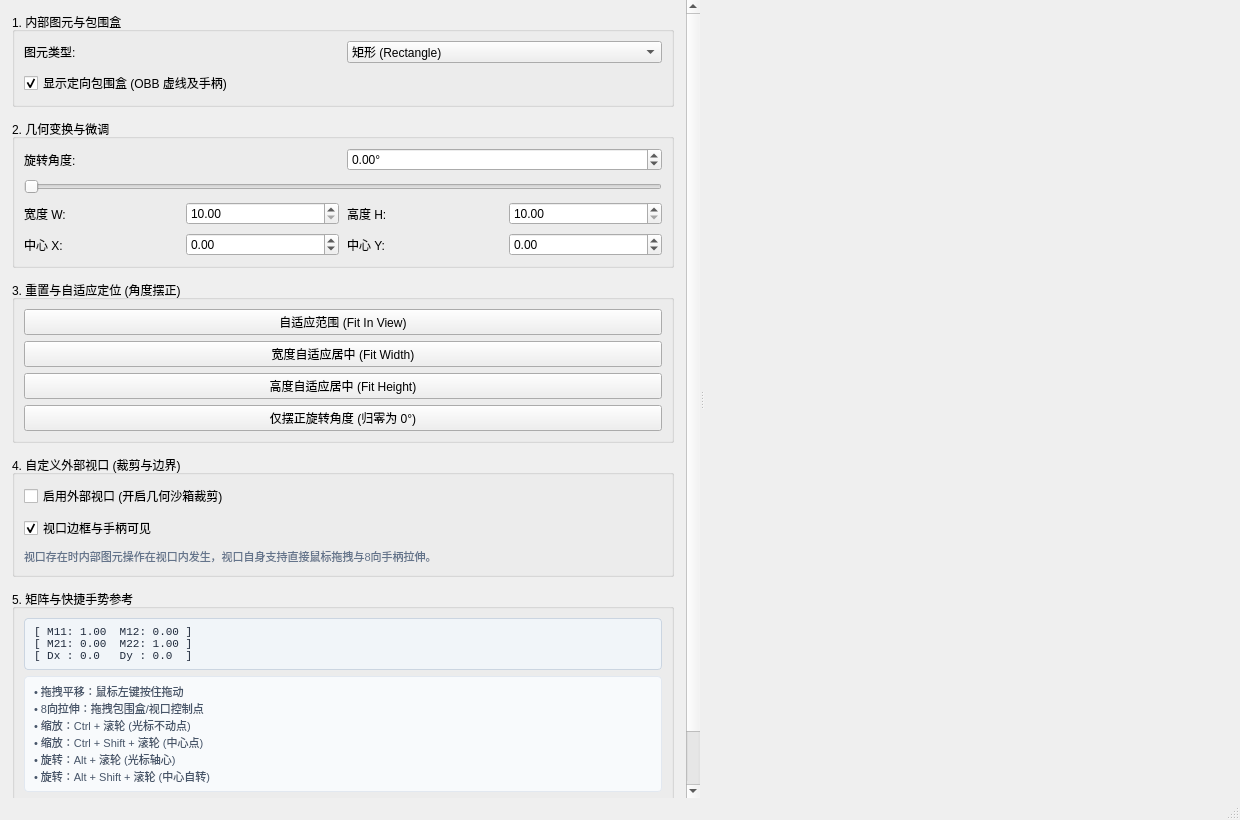
<?xml version="1.0" encoding="UTF-8"?>
<ui version="4.0">
 <class>MainWindow</class>
 <widget class="QMainWindow" name="MainWindow">
  <property name="geometry">
   <rect>
    <x>0</x>
    <y>0</y>
    <width>1240</width>
    <height>820</height>
   </rect>
  </property>
  <property name="windowTitle">
   <string>2D 空间矩阵变换、视口裁剪与图元绘制平台 (demo_coordinate_system)</string>
  </property>
  <widget class="QWidget" name="centralWidget">
   <layout class="QHBoxLayout" name="mainHLayout">
    <property name="spacing">
     <number>0</number>
    </property>
    <property name="leftMargin">
     <number>0</number>
    </property>
    <property name="topMargin">
     <number>0</number>
    </property>
    <property name="rightMargin">
     <number>0</number>
    </property>
    <property name="bottomMargin">
     <number>0</number>
    </property>
    <item>
     <widget class="QSplitter" name="mainSplitter">
      <property name="orientation">
       <enum>Qt::Horizontal</enum>
      </property>
      <widget class="QScrollArea" name="leftScrollArea">
       <property name="maximumSize">
        <size>
         <width>700</width>
         <height>16777215</height>
        </size>
       </property>
       <property name="minimumSize">
        <size>
         <width>280</width>
         <height>0</height>
        </size>
       </property>
       <property name="frameShape">
        <enum>QFrame::NoFrame</enum>
       </property>
       <property name="widgetResizable">
        <bool>true</bool>
       </property>
       <widget class="QWidget" name="scrollAreaWidgetContents">
        <property name="geometry">
         <rect>
          <x>0</x>
          <y>0</y>
          <width>340</width>
          <height>800</height>
         </rect>
        </property>
        <layout class="QVBoxLayout" name="leftVLayout">
         <property name="spacing">
          <number>12</number>
         </property>
         <property name="leftMargin">
          <number>12</number>
         </property>
         <property name="topMargin">
          <number>12</number>
         </property>
         <property name="rightMargin">
          <number>12</number>
         </property>
         <property name="bottomMargin">
          <number>12</number>
         </property>
         <item>
          <widget class="QGroupBox" name="groupPrimitive">
           <property name="title">
            <string>1. 内部图元与包围盒</string>
           </property>
           <layout class="QVBoxLayout" name="groupPrimitiveVLayout">
            <property name="spacing">
             <number>8</number>
            </property>
            <item>
             <layout class="QHBoxLayout" name="hLayoutShape">
              <item>
               <widget class="QLabel" name="labelShape">
                <property name="text">
                 <string>图元类型:</string>
                </property>
               </widget>
              </item>
              <item>
               <widget class="QComboBox" name="comboPrimitive">
                <item>
                 <property name="text">
                  <string>矩形 (Rectangle)</string>
                 </property>
                </item>
                <item>
                 <property name="text">
                  <string>三角形 (Triangle)</string>
                 </property>
                </item>
                <item>
                 <property name="text">
                  <string>正六边形 (Hexagon)</string>
                 </property>
                </item>
                <item>
                 <property name="text">
                  <string>科技卡片图片 (Image)</string>
                 </property>
                </item>
               </widget>
              </item>
             </layout>
            </item>
            <item>
             <widget class="QCheckBox" name="checkBoundingBox">
              <property name="text">
               <string>显示定向包围盒 (OBB 虚线及手柄)</string>
              </property>
              <property name="checked">
               <bool>true</bool>
              </property>
             </widget>
            </item>
           </layout>
          </widget>
         </item>
         <item>
          <widget class="QGroupBox" name="groupTransform">
           <property name="title">
            <string>2. 几何变换与微调</string>
           </property>
           <layout class="QVBoxLayout" name="groupTransformVLayout">
            <property name="spacing">
             <number>8</number>
            </property>
            <item>
             <layout class="QHBoxLayout" name="hLayoutRotation">
              <item>
               <widget class="QLabel" name="labelRot">
                <property name="text">
                 <string>旋转角度:</string>
                </property>
               </widget>
              </item>
              <item>
               <widget class="QDoubleSpinBox" name="spinRotation">
                <property name="suffix">
                 <string>°</string>
                </property>
                <property name="minimum">
                 <double>-360.0</double>
                </property>
                <property name="maximum">
                 <double>360.0</double>
                </property>
                <property name="singleStep">
                 <double>5.0</double>
                </property>
               </widget>
              </item>
             </layout>
            </item>
            <item>
             <widget class="QSlider" name="sliderRotation">
              <property name="maximum">
               <number>360</number>
              </property>
              <property name="orientation">
               <enum>Qt::Horizontal</enum>
              </property>
             </widget>
            </item>
            <item>
             <layout class="QGridLayout" name="gridSizePos">
              <item row="0" column="0">
               <widget class="QLabel" name="labelW">
                <property name="text">
                 <string>宽度 W:</string>
                </property>
               </widget>
              </item>
              <item row="0" column="1">
               <widget class="QDoubleSpinBox" name="spinWidth">
                <property name="maximum">
                 <double>3000.0</double>
                </property>
                <property name="minimum">
                 <double>10.0</double>
                </property>
                <property name="singleStep">
                 <double>10.0</double>
                </property>
               </widget>
              </item>
              <item row="0" column="2">
               <widget class="QLabel" name="labelH">
                <property name="text">
                 <string>高度 H:</string>
                </property>
               </widget>
              </item>
              <item row="0" column="3">
               <widget class="QDoubleSpinBox" name="spinHeight">
                <property name="maximum">
                 <double>3000.0</double>
                </property>
                <property name="minimum">
                 <double>10.0</double>
                </property>
                <property name="singleStep">
                 <double>10.0</double>
                </property>
               </widget>
              </item>
              <item row="1" column="0">
               <widget class="QLabel" name="labelCx">
                <property name="text">
                 <string>中心 X:</string>
                </property>
               </widget>
              </item>
              <item row="1" column="1">
               <widget class="QDoubleSpinBox" name="spinCenterX">
                <property name="maximum">
                 <double>5000.0</double>
                </property>
                <property name="minimum">
                 <double>-5000.0</double>
                </property>
                <property name="singleStep">
                 <double>10.0</double>
                </property>
               </widget>
              </item>
              <item row="1" column="2">
               <widget class="QLabel" name="labelCy">
                <property name="text">
                 <string>中心 Y:</string>
                </property>
               </widget>
              </item>
              <item row="1" column="3">
               <widget class="QDoubleSpinBox" name="spinCenterY">
                <property name="maximum">
                 <double>5000.0</double>
                </property>
                <property name="minimum">
                 <double>-5000.0</double>
                </property>
                <property name="singleStep">
                 <double>10.0</double>
                </property>
               </widget>
              </item>
             </layout>
            </item>
           </layout>
          </widget>
         </item>
         <item>
          <widget class="QGroupBox" name="groupReset">
           <property name="title">
            <string>3. 重置与自适应定位 (角度摆正)</string>
           </property>
           <layout class="QVBoxLayout" name="groupResetVLayout">
            <property name="spacing">
             <number>6</number>
            </property>
            <item>
             <widget class="QPushButton" name="btnFitInView">
              <property name="text">
               <string>自适应范围 (Fit In View)</string>
              </property>
             </widget>
            </item>
            <item>
             <widget class="QPushButton" name="btnFitWidth">
              <property name="text">
               <string>宽度自适应居中 (Fit Width)</string>
              </property>
             </widget>
            </item>
            <item>
             <widget class="QPushButton" name="btnFitHeight">
              <property name="text">
               <string>高度自适应居中 (Fit Height)</string>
              </property>
             </widget>
            </item>
            <item>
             <widget class="QPushButton" name="btnResetRotation">
              <property name="text">
               <string>仅摆正旋转角度 (归零为 0°)</string>
              </property>
             </widget>
            </item>
           </layout>
          </widget>
         </item>
         <item>
          <widget class="QGroupBox" name="groupViewport">
           <property name="title">
            <string>4. 自定义外部视口 (裁剪与边界)</string>
           </property>
           <layout class="QVBoxLayout" name="groupViewportVLayout">
            <property name="spacing">
             <number>8</number>
            </property>
            <item>
             <widget class="QCheckBox" name="checkEnableViewport">
              <property name="text">
               <string>启用外部视口 (开启几何沙箱裁剪)</string>
              </property>
             </widget>
            </item>
            <item>
             <widget class="QCheckBox" name="checkViewportBorder">
              <property name="text">
               <string>视口边框与手柄可见</string>
              </property>
              <property name="checked">
               <bool>true</bool>
              </property>
             </widget>
            </item>
            <item>
             <widget class="QLabel" name="labelVpInfo">
              <property name="styleSheet">
               <string notr="true">color: #64748b; font-size: 11px;</string>
              </property>
              <property name="text">
               <string>视口存在时内部图元操作在视口内发生，视口自身支持直接鼠标拖拽与8向手柄拉伸。</string>
              </property>
              <property name="wordWrap">
               <bool>true</bool>
              </property>
             </widget>
            </item>
           </layout>
          </widget>
         </item>
         <item>
          <widget class="QGroupBox" name="groupMatrix">
           <property name="title">
            <string>5. 矩阵与快捷手势参考</string>
           </property>
           <layout class="QVBoxLayout" name="groupMatrixVLayout">
            <property name="spacing">
             <number>6</number>
            </property>
            <item>
             <widget class="QLabel" name="labelMatrixValues">
              <property name="styleSheet">
               <string notr="true">background-color: #f1f5f9; border: 1px solid #cbd5e1; border-radius: 4px; padding: 6px; font-family: Consolas, monospace; font-size: 11px; color: #1e293b;</string>
              </property>
              <property name="text">
               <string>[ M11: 1.00  M12: 0.00 ]&#10;[ M21: 0.00  M22: 1.00 ]&#10;[ Dx : 0.0   Dy : 0.0  ]</string>
              </property>
             </widget>
            </item>
            <item>
             <widget class="QLabel" name="labelShortcuts">
              <property name="styleSheet">
               <string notr="true">background-color: #f8fafc; border: 1px solid #e2e8f0; border-radius: 4px; padding: 6px; font-size: 11px; color: #475569; line-height: 140%;</string>
              </property>
              <property name="text">
               <string>• 拖拽平移：鼠标左键按住拖动&#10;• 8向拉伸：拖拽包围盒/视口控制点&#10;• 缩放：Ctrl + 滚轮 (光标不动点)&#10;• 缩放：Ctrl + Shift + 滚轮 (中心点)&#10;• 旋转：Alt + 滚轮 (光标轴心)&#10;• 旋转：Alt + Shift + 滚轮 (中心自转)</string>
              </property>
             </widget>
            </item>
           </layout>
          </widget>
         </item>
         <item>
          <spacer name="verticalSpacer">
           <property name="orientation">
            <enum>Qt::Vertical</enum>
           </property>
           <property name="sizeHint" stdset="0">
            <size>
             <width>20</width>
             <height>40</height>
            </size>
           </property>
          </spacer>
         </item>
        </layout>
       </widget>
      </widget>
      <widget class="QFrame" name="canvasContainer">
       <property name="frameShape">
        <enum>QFrame::NoFrame</enum>
       </property>
       <layout class="QVBoxLayout" name="canvasVLayout">
        <property name="spacing">
         <number>0</number>
        </property>
        <property name="leftMargin">
         <number>0</number>
        </property>
        <property name="topMargin">
         <number>0</number>
        </property>
        <property name="rightMargin">
         <number>0</number>
        </property>
        <property name="bottomMargin">
         <number>0</number>
        </property>
       </layout>
      </widget>
     </widget>
    </item>
   </layout>
  </widget>
  <widget class="QStatusBar" name="statusBar"/>
 </widget>
 <resources/>
 <connections/>
</ui>
